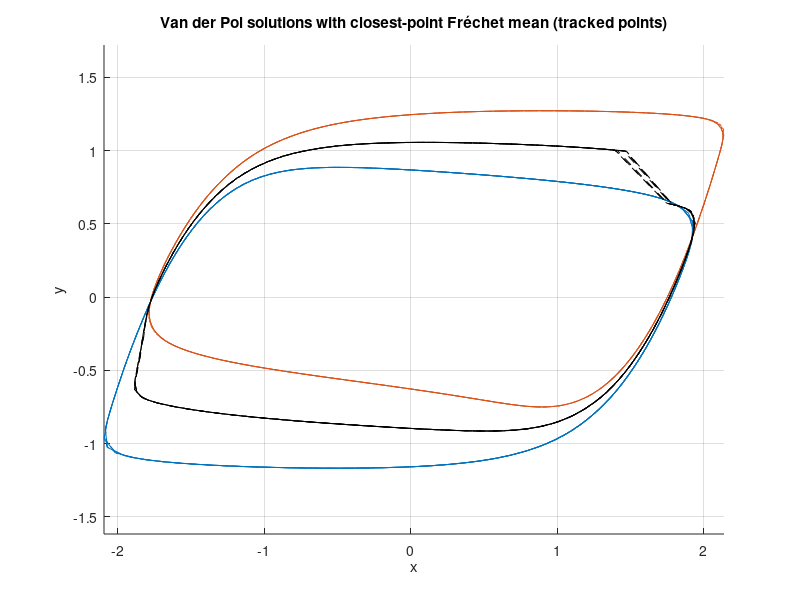

Reproduce this figure in MATLAB. (Note: this script raises an error after producing the figure.)
function vdp_frechet_mean_tracking_closestpoint_tracker()
% Compute Fréchet mean using closest-point method and animate trackers

clear; close all; clc;

%% Parameters
epsilon = 0.1;                  
a_vals = linspace(-0.5, 0.9, 2); 
Tfinal = 400;                   
dt = 0.01;                      
M = 500;                        % number of points to resample each curve
useArcLength = true;            

%% Preallocate curves
curves = cell(length(a_vals),1);

%% Solve Van der Pol for each 'a'
for k = 1:length(a_vals)
    a = a_vals(k);
    vdp = @(t,z) [ z(2) - z(1)^3/3 + z(1); epsilon*(a - z(1)) ];
    z0 = [-1;0];
    [t,z] = ode45(vdp,0:dt:Tfinal,z0);
    
    % Use last half of trajectory
    z_ss = z(t >= Tfinal/2,:);
    
    % Uniform time sampling
    if useArcLength
        curves{k} = resampleArcLength(z_ss, M);
    else
        curves{k} = interp1(linspace(0,1,size(z_ss,1)), z_ss, linspace(0,1,M));
    end
end

%% Compute "closest-point" Fréchet mean
curve1 = curves{1};
curve2 = curves{2};
meanCurve = zeros(size(curve1));
closestIdxCurve2 = zeros(size(curve1,1),1); % store indices for tracker

for i = 1:size(curve1,1)
    p1 = curve1(i,:);
    dists = sqrt(sum((curve2 - p1).^2,2));
    [~, idxMin] = min(dists);
    p2 = curve2(idxMin,:);
    closestIdxCurve2(i) = idxMin;
    
    meanCurve(i,:) = (p1 + p2)/2;
end

%% Animation to track curves step by step
figure; hold on; grid on;
colors = lines(length(a_vals));
axis equal
xlabel('x'); ylabel('y');
title('Van der Pol solutions with closest-point Fréchet mean (tracked points)');

% Plot full trajectories
plot(curve1(:,1), curve1(:,2), '--','Color',colors(1,:));
plot(curve2(:,1), curve2(:,2), '--','Color',colors(2,:));
plot(meanCurve(:,1), meanCurve(:,2), 'k--');

% Initialize moving points
points = gobjects(3,1);
points(1) = plot(curve1(1,1), curve1(1,2), 'o', 'MarkerFaceColor', colors(1,:), ...
                 'MarkerEdgeColor','k', 'MarkerSize',8);
points(2) = plot(curve2(closestIdxCurve2(1),1), curve2(closestIdxCurve2(1),2), 'o', ...
                 'MarkerFaceColor', colors(2,:), 'MarkerEdgeColor','k', 'MarkerSize',8);
points(3) = plot(meanCurve(1,1), meanCurve(1,2), 'o', 'MarkerFaceColor', 'k', ...
                 'MarkerEdgeColor','k','MarkerSize',8);

% Animate
for i = 1:size(curve1,1)
    % Curve 1 moves normally
    set(points(1),'XData',curve1(i,1),'YData',curve1(i,2));
    % Curve 2 jumps to closest point used for mean
    idx2 = closestIdxCurve2(i);
    set(points(2),'XData',curve2(idx2,1),'YData',curve2(idx2,2));
    % Mean point
    set(points(3),'XData',meanCurve(i,1),'YData',meanCurve(i,2));
    
    drawnow;
    pause(0.1);
end

%% --------- Helper function: Arc-length resampling ---------
function curveOut = resampleArcLength(curveIn, M)
    diffs = diff(curveIn,1,1);
    segLen = sqrt(sum(diffs.^2,2));
    cumLen = [0; cumsum(segLen)];
    t_new = linspace(0, cumLen(end), M);
    x_new = interp1(cumLen, curveIn(:,1), t_new);
    y_new = interp1(cumLen, curveIn(:,2), t_new);
    curveOut = [x_new(:), y_new(:)];
end

end